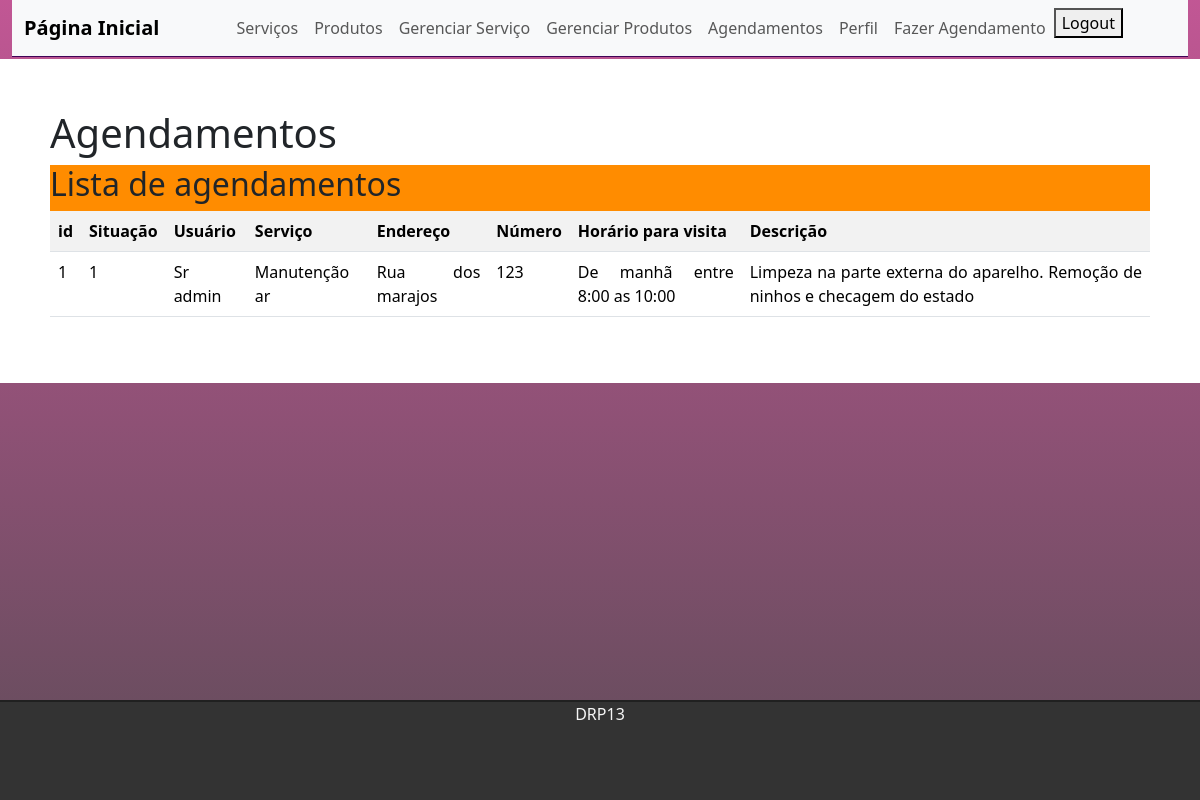
The page /appoitmentsList (signed in) on the database as committed earlier.
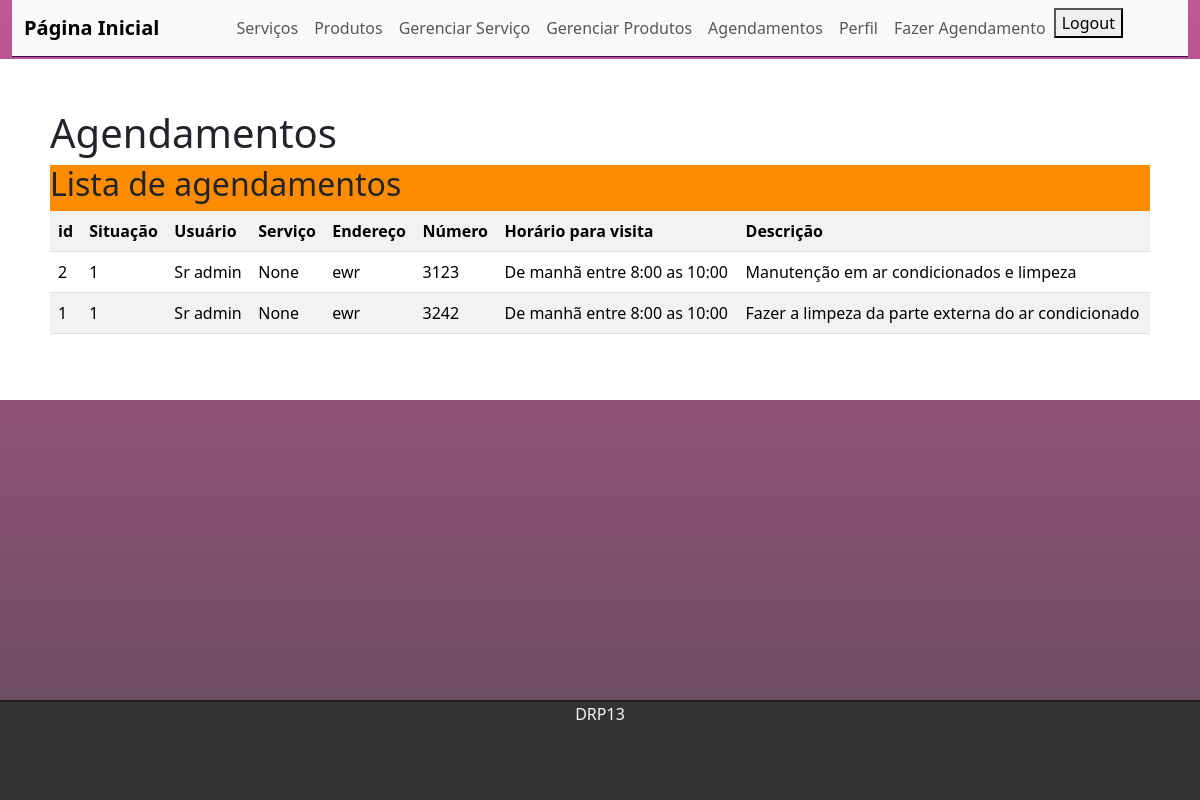
The same page on the database as committed later.
### appoitments/models.py (models this page shows)
class Appoitment(models.Model):
    id = models.BigAutoField(primary_key=True)
    user = models.CharField()
    name = models.CharField()
    service = models.ForeignKey(Service, on_delete=models.SET_NULL, null=True)
    address = models.CharField(max_length=50)
    address_number = models.IntegerField()
    hour = models.CharField(max_length=50)
    description = models.CharField(max_length=500)
    status = models.CharField(max_length=20, choices=status, default='1')

### services/models.py (models this page shows)
class Service(models.Model):
    id = models.BigAutoField(primary_key=True)
    service = models.CharField(max_length=30)
    category = models.CharField(choices=categoryService)
    value = models.CharField(max_length=10)
    description = models.CharField(max_length=100)
    def __str__(self):
        return self.service

### appoitments/views.py (the view)
# urls.py: path('appoitmentsList', views.appoitmentsList, name='appoitmentsList'),
@user_passes_test(lambda u: u.is_superuser)
def appoitmentsList(request):
    appoitments = Appoitment.objects.all().order_by('-id')
    return render(request, 'appoitments/appoitmentsList.html', {'appoitments': appoitments})

### templates/appoitments/appoitmentsList.html (shortened to what this page needs)
{% extends 'tasks/index.html' %}
{% block content %}
<div class="text-box">
    <h1> Agendamentos </h1>
    <div class="table-responive table-edit" >
        <h2>Lista de agendamentos</h2>
        <table class="table table-striped">
            <tr>
                <th>id</th>
                <th>Situação</th>
                <th>Usuário</th>
                <th>Serviço</th>
                <th>Endereço</th>
                <th>Número</th>
                <th>Horário para visita</th>
                <th>Descrição</th>
            </tr>
            {% for task in appoitments %}
            <tr>
                <td>{{task.id}}</td>
                <td>{{task.status}}</td>
                <td>{{task.user}}</td>
                <td>{{task.service}}</td>
                <td>{{task.address}}</td>
                <td>{{task.address_number}}</td>
                <td>{{task.hour}}</td>
                <td>{{task.description}}</td>
            </tr>
            {%endfor %}
        </table>
    </div>
</div>
{% endblock %}

### templates/tasks/index.html (shortened to what this page needs)
{% load static %}
<!DOCTYPE html>
<html lang="pt">
<head>
    <link href="https://cdn.jsdelivr.net/npm/bootstrap@5.3.3/dist/css/bootstrap.min.css" rel="stylesheet">
    <link rel="stylesheet"  href="{% static 'css/style.css' %}">
</head>
<body>
    <div class="wrapper">
        <header>
            <div class="container-fluid ">
                    <nav class="navbar navbar-expand-lg bg-body-tertiary">
                        <div class="container-fluid">
                            <a class="navbar-brand" href="/">Página Inicial</a>
                            <div class="collapse navbar-collapse" id="navbarSupportedContent">
                            <ul class="navbar-nav">
                                <li class="nav-item">
                                    <a class="nav-link" href="{%url 'servicesList' %}">Serviços </a>
                                </li>
                                <li class="nav-item">
                                    <a class="nav-link" href="{% url 'productsList' %}">Produtos</a>
                                </li>
                                {% if request.user.is_superuser  %}
                                <li class="nav-item">
                                    <a class="nav-link" href="{% url 'managerService' %}">Gerenciar Serviço</a>
                                </li>
                                <li class="nav-item">
                                    <a class="nav-link" href="{% url 'managerProduct' %}">Gerenciar Produtos</a>
                                </li>
                                <li class="nav-item">
                                    <a class="nav-link" href="{% url 'appoitmentsList' %}">Agendamentos</a>
                                </li>
                                {% endif %}
                                {% if request.user.is_authenticated %}
                                <li class ="nav-item">
                                    <a class="nav-link" href="perfil">Perfil</a>
                                </li>
                                <li class ="nav-item">
                                    <a class="nav-link" href="{% url 'addAppoitment'  %}">Fazer Agendamento</a>
                                </li>
                                <li class="nav-item">
                                        <form action="{% url 'logout' %}" method="post">
                                            <button type="submit">Logout</button>
                                        </form>
                                    </li>
                                {% endif %}
                            </ul>
                            </div>
                        </div>
                    </nav>
        </header>
                    <main>
                        {% block content %}
                        {% endblock %}
                    </main>
                    <footer>
                        <p>DRP13</p>
                    </footer>
                </div>
</body>
</html>

### static/css/style.css (style rules this page uses)
.navbar { border-bottom: 1px solid #3f0457; margin-bottom: 2px; }
.navbar-nav { margin: auto; }
.navbar-brand { font-weight: bold; }
.wrapper { display: flex; min-height: 100vh; flex-direction: column; }
.wrapper main { flex: 1; }
footer { position: relative; bottom: 0; width: 100%; background-color: #333; height: 100px; border-top: 2px solid #202020; }
footer p { color: #f5f5f5; text-align: center; top: 50%; }
.text-box { background: #ffffff; text-align: justify; padding: 50px; }
.table-edit { background-color: darkorange; }
body { background: linear-gradient( rgba(167, 15, 103, 0.7), rgba(29, 0, 19, 0.7)); background-repeat: no-repeat; }

Rows that differ between the two databases and show on the page:
added Appoitment: id "2", status "1", user "Sr admin", service "None", address "ewr", address_number "3123", hour "De manhã entre 8:00 as 10:00", description "Manutenção em ar condicionados e limpeza"
changed Appoitment id 1: service "Manutenção ar" → "None"; address "Rua dos marajos" → "ewr"; address_number "123" → "3242"; description "Limpeza na parte externa do aparelho. Remoção de ninhos e checagem do estado" → "Fazer a limpeza da parte externa do ar condicionado"
